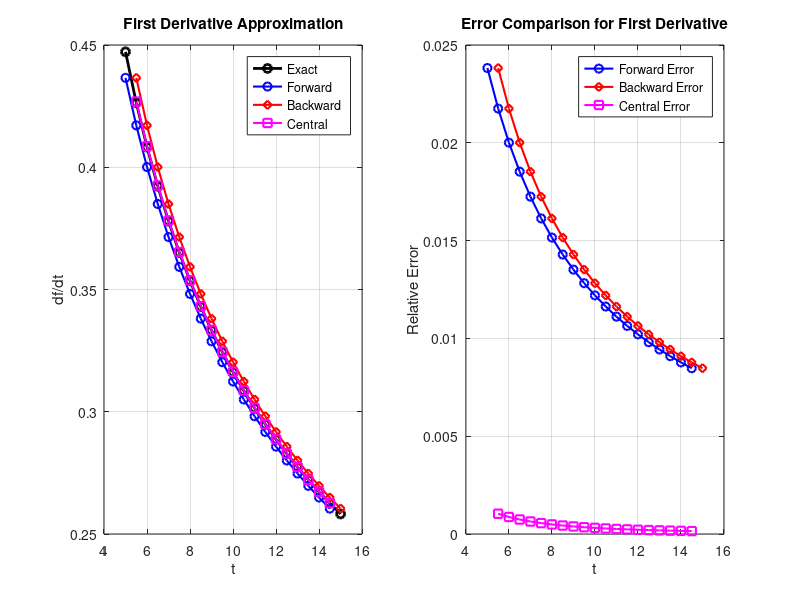
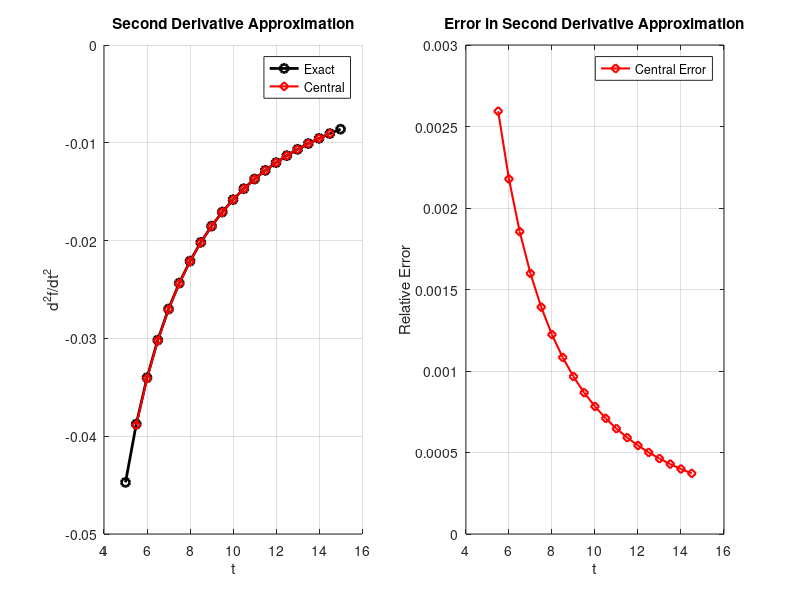

Recreate these plots in MATLAB, in order.
% Clear workspace and command window
clear all;   % Remove all variables from workspace
clc;         % Clear the command window

% Define the function f(t) and its exact first derivative f'(t)
f = @(t) 5 + 2*t.^0.5;    % f(t) = 5 + 2√t
fprime = @(t) t.^-0.5;    % f'(t) = 1/√t (exact derivative)

% Define step size and domain for t
h = 0.5;                    % Step size (h = 2)
t = 5:h:15;               % Generate t values from 5 to 15 with step h
N = length(t);            % Number of points in t

% Compute the function values at the given points
y = f(t);                 % Evaluate f(t) at each t

% Display the values of t and f(t) in the Command Window
disp('     t          f(t)');
disp([t' y']);

% Compute the exact derivative using fprime for comparison
dydt_exact = fprime(t);   % Exact derivative values at each t

%% -------------------------------
%% Forward Differentiation
%% -------------------------------
% The forward difference formula:
%   dydt(i) ≈ (y(i+1) - y(i)) / h
%
% Loop-based implementation:
dydt_forward = zeros(1, N);   % Initialize forward derivative array with zeros
for i = 1:N-1              % Loop over points 1 to N-1
    dydt_forward(i) = (y(i+1) - y(i)) / h;  % Compute forward difference at index i
end
dydt_forward(N) = NaN;     % The last point has no forward difference (set as NaN)

%% -------------------------------
%% Backward Differentiation
%% -------------------------------
% The backward difference formula:
%   dydt(i) ≈ (y(i) - y(i-1)) / h
%
% Vectorized implementation:
dydt_backward = [NaN, (y(2:N) - y(1:N-1)) / h];  
% Prepend NaN for the first point (backward difference is undefined at index 1)

%% -------------------------------
%% Central Differentiation
%% -------------------------------
% The central difference formula:
%   dydt(i) ≈ (y(i+1) - y(i-1)) / (2*h)
%
% Vectorized implementation (commented out):
% dydt_central_vector = [NaN, (y(3:N) - y(1:N-2)) / (2*h), NaN];
%
% Loop-based implementation:
dydt_central = zeros(1, N);  % Initialize central derivative array with zeros
for i = 2:N-1            % Loop over indices 2 to N-1 (exclude boundaries)
    dydt_central(i) = (y(i+1) - y(i-1)) / (2*h);  % Compute central difference
end
dydt_central(1) = NaN;    % Set first point to NaN (undefined)
dydt_central(N) = NaN;    % Set last point to NaN (undefined)

%% -------------------------------
%% Plotting First Derivative Approximations
%% -------------------------------
figure;                      % Create new figure
subplot(1,2,1);              % First subplot: Derivative approximations
plot(t, dydt_exact, 'ko-', 'LineWidth', 2);  % Plot exact derivative with black circles
hold on;                     % Hold the plot to overlay more lines
plot(t, dydt_forward, 'bo-', 'LineWidth', 1.5); % Plot forward difference in blue circles
plot(t, dydt_backward, 'rd-', 'LineWidth', 1.5);% Plot backward difference in red diamonds
plot(t, dydt_central, 'ms-', 'LineWidth', 1.5); % Plot central difference in magenta squares
hold off;                    % Release the plot hold
xlabel('t');                 % Label x-axis
ylabel('df/dt');             % Label y-axis
legend('Exact', 'Forward', 'Backward', 'Central');  % Add legend with labels
title('First Derivative Approximation');  % Title for the plot
grid on;                     % Turn on grid for clarity

%% -------------------------------
%% Compute Relative Errors for First Derivative
%% -------------------------------
error_forward = abs((dydt_forward - dydt_exact) ./ dydt_exact);   % Relative error for forward difference
error_backward = abs((dydt_backward - dydt_exact) ./ dydt_exact); % Relative error for backward difference
error_central = abs((dydt_central - dydt_exact) ./ dydt_exact);   % Relative error for central difference

% Plot the errors in a separate subplot
subplot(1,2,2);             % Second subplot: Error comparison
plot(t, error_forward, 'bo-', 'LineWidth', 1.5); % Plot error for forward difference in blue circles
hold on;                    
plot(t, error_backward, 'rd-', 'LineWidth', 1.5); % Plot error for backward difference in red diamonds
plot(t, error_central, 'ms-', 'LineWidth', 1.5);  % Plot error for central difference in magenta squares
hold off;                    
xlabel('t');                
ylabel('Relative Error');   
legend('Forward Error', 'Backward Error', 'Central Error');  % Legend for errors
title('Error Comparison for First Derivative');  % Title for error plot
grid on;                    

%% -------------------------------
%% Second Derivative Computation (Central Difference)
%% -------------------------------
% Define the exact second derivative of f(t)
fprime2 = @(t) -0.5*t.^-1.5;   % f''(t) = -0.5 * t^(-1.5)
dydt2_exact = fprime2(t);       % Compute exact second derivative

% Use the central difference formula for second derivative:
% dydt2(i) ≈ (y(i+1) + y(i-1) - 2*y(i)) / h^2
%
% Vectorized implementation (commented out):
% dydt2_central_vector = [NaN, (y(3:N) + y(1:N-2) - 2*y(2:N-1)) / (h^2), NaN];
%
% Loop-based implementation:
dydt2_central = zeros(1, N);  % Initialize second derivative array with zeros
for i = 2:N-1            % Loop from the second to the second-to-last index
    dydt2_central(i) = (y(i+1) + y(i-1) - 2*y(i)) / (h^2);
end
% Set boundaries to NaN (not defined using central difference)
dydt2_central(1) = NaN;
dydt2_central(N) = NaN;

% Compute the relative error for the second derivative
error2_central = abs((dydt2_central - dydt2_exact) ./ dydt2_exact);

%% -------------------------------
%% Plot Second Derivative Approximations and Errors
%% -------------------------------
figure;   % Create a new figure for second derivative plots

% Subplot for second derivative approximations
subplot(1,2,1);
hold on;
plot(t, dydt2_exact, 'ko-', 'LineWidth', 2);   % Plot exact second derivative in black
plot(t, dydt2_central, 'rd-', 'LineWidth', 1.5);  % Plot central difference approximation in red
hold off;
xlabel('t');
ylabel('d^2f/dt^2');
legend('Exact', 'Central');
title('Second Derivative Approximation');
grid on;

% Subplot for second derivative error
subplot(1,2,2);
plot(t, error2_central, 'rd-', 'LineWidth', 1.5);  % Plot relative error for second derivative
xlabel('t');
ylabel('Relative Error');
legend('Central Error');
title('Error in Second Derivative Approximation');
grid on;
